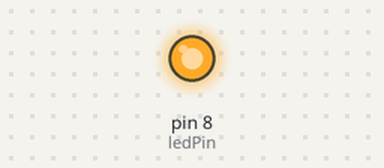
A sketch run on a simulated Arduino Uno, built with avr-gcc and run on an emulated ATmega328P. Shown: output pins drawn as LEDs (lit = HIGH). What the sketch prints to the serial monitor is not drawn.

Above: at 0.2 s.
At 10.4 s:
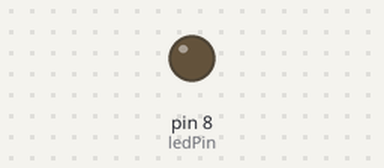
Timing chart, 0 to 15.1 s (numbered marks = the images above):
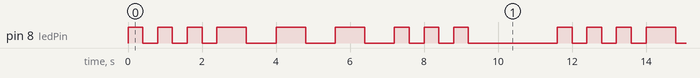

Measured:
- by itself, pin 8 (ledPin): repeats every 11.6 s: 2 × (LOW 0.40 s, HIGH 0.40 s), LOW 0.40 s, 3 × (HIGH 0.80 s, LOW 0.80 s), 2 × (HIGH 0.40 s, LOW 0.40 s), HIGH 0.40 s, LOW 2.4 s, HIGH 0.40 s
- by itself, everything shown: repeats every 11.6 s, in 18 steps

The sketch:

morse_code_led.ino
```cpp
int ledPin = 8;

void setup()
{
  pinMode(ledPin, OUTPUT);
  digitalWrite(ledPin, LOW);
  Serial.begin(9600);
}

void loop()
{
  int i;
  Serial.println("This is the following message: ");
  for(i = 0; i < 3; i++)
    shortMessage();

   for(i = 0; i < 3; i++)
    longMessage();

   for(i = 0; i < 3; i++)
    shortMessage();

   delay(2000);
}

void shortMessage(void)
{
  digitalWrite(ledPin, HIGH);
  delay(400);
  digitalWrite(ledPin, LOW);
  delay(400);
}

void longMessage(void)
{
  digitalWrite(ledPin, HIGH);
  delay(800);
  digitalWrite(ledPin, LOW);
  delay(800);
}
```
